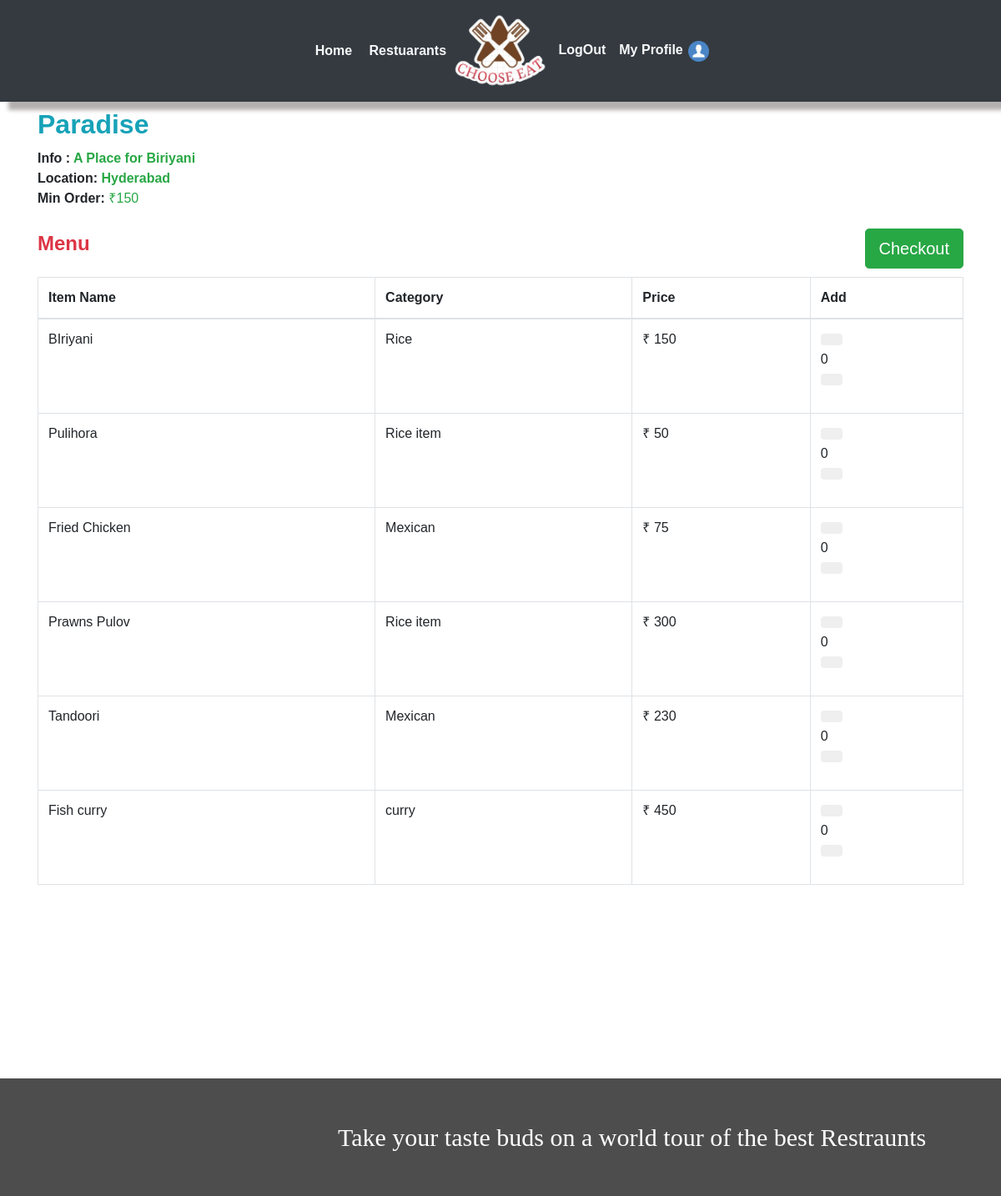
The page /restaurant/2/ (signed in) on the database its author committed.
### webapp/models.py (models this page shows, shortened)
class Restaurant(models.Model):
	user        = models.OneToOneField(settings.AUTH_USER_MODEL,on_delete=models.CASCADE)
	rname 		= models.CharField(max_length=100,blank=False)
	info	 	= models.CharField(max_length=40,blank=False)
	min_ord		= models.CharField(max_length=5,blank=False)
	location    = models.CharField(max_length=40,blank=False)
	r_logo      = models.FileField(blank=False)
	REST_STATE_OPEN    = "Open"
	REST_STATE_CLOSE   = "Closed"
	REST_STATE_CHOICES =(
			(REST_STATE_OPEN,REST_STATE_OPEN),
			(REST_STATE_CLOSE,REST_STATE_CLOSE)
		)
	status 	= models.CharField(max_length=50,choices=REST_STATE_CHOICES,default=REST_STATE_OPEN,blank=False)
	approved = models.BooleanField(blank=False,default=True)

class Item(models.Model):
	id 			= models.AutoField(primary_key=True)
	fname 		= models.CharField(max_length=30,blank=False)
	category 	= models.CharField(max_length=50,blank=False)
	def __str__(self):
		return self.fname

### webapp/views.py (the view)
# urls.py: path('restaurant/<int:pk>/',views.restuarantMenu,name='menu'),
def restuarantMenu(request,pk=None):
	menu = Menu.objects.filter(r_id=pk)
	rest = Restaurant.objects.filter(id=pk)
	items =[]
	for i in menu:
		item = Item.objects.filter(fname=i.item_id)
		for content in item:
			temp=[]
			temp.append(content.fname)
			temp.append(content.category)
			temp.append(i.price)
			temp.append(i.id)
			temp.append(rest[0].status)
			temp.append(i.quantity)
			items.append(temp)
	context = {
		'items'	: items,
		'rid' 	: pk,
		'rname'	: rest[0].rname,
		'rmin'	: rest[0].min_ord,
		'rinfo' : rest[0].info,
		'rlocation':rest[0].location,
	}
	return render(request,'webapp/menu.html',context)

### webapp/templates/webapp/menu.html (shortened to what this page needs)
{% extends 'webapp/base.html'%}
{% block body %}
	<div class="container">
		<h1 class="text-info mb-2"><font size="6"><strong>{{rname}}</strong></font></h1>
		<p>
		<font size="3"><b>Info : </b><a class="text-success"><strong>{{rinfo|safe}}</strong></a>
		<br/>
		<b>Location: </b><a class="text-success"><strong>{{rlocation}}</strong></a>
		<br>
		<b >Min Order:</b> <a class="text-success">&#x20b9;{{rmin}}</a>
	</font>
	</p>
	</div>
	<br>
	<div class="container">
		<input type="button" class="btn btn-success btn-lg pull-right" onclick="storearray();" value="Checkout"/>
	</div>
	<div class="container ">
			<h3 class="text-danger"><font size="5"><strong>Menu</strong></font></h3>
			<br>
				<table class="table table-hover table-bordered">
					<thead>
						<th>Item Name</th>
						<th>Category</th>
						<th>Price</th>
						<th>Add</th>
					</thead>
					{% for x in items %}
					<tr>
					<td>{{x.0}}</td>
					<td>{{x.1}}</td>
					<td>&#x20b9; {{x.2}}</td>
					{% if x.4 == "Open" %}
					{% if x.5 > 0 %}
					<td>
                  <div class="form-group" style="width:40%;">
            		<div class="input-group-btn">
                		<button id="down" class="btn btn-default"
      				 onclick="if(document.querySelector('#itemno{{x.3}}').innerHTML>0){
                	document.querySelector('#itemno{{x.3}}').innerHTML--;
                	minuscounter('{{x.3}}');
                	}">
                </button>
            </div>
            <span id='itemno{{x.3}}'> 0 </span>
            <div class="input-group-btn">
                <button id="up" class="btn btn-default"
                onclick="
                if(document.querySelector('#itemno{{x.3}}').innerHTML<{{x.5}}){
                	document.querySelector('#itemno{{x.3}}').innerHTML++;
                	pluscounter('{{x.3}}');
                	}"></button>
            	</div>
        		</div>
					</td>
					{% else %}
					<td>
						NA
					</td>
					{% endif %}
					{% else %}
					<td>
						Closed
					</td>
					{% endif %}
					</tr>
					{% endfor %}
				</table>
	</div>
<br>
{% endblock %}

### webapp/templates/webapp/base.html (shortened to what this page needs)
<!DOCTYPE html>
<html>
<head>
   {% load static %}
  <link rel="stylesheet" type="text/css" href="{% static 'webapp/css/bootstrap.min.css'%}">
  <link href="/static/webapp/css/style.css" rel="stylesheet" type="text/css" media="all" />
  <link rel='stylesheet' href='https://maxcdn.bootstrapcdn.com/font-awesome/4.5.0/css/font-awesome.min.css' >
  <link href="//netdna.bootstrapcdn.com/bootstrap/3.0.0/css/bootstrap-glyphicons.css" rel="stylesheet">
  <link href="static/webapp/css/animate.css" rel='stylesheet' type='text-center/css' />
  </head>
  <body>
	<nav class="navbar navbar-expand-lg navbar-light bg-dark" style="box-shadow: 10px 10px 5px rgb(180, 175, 175);" >
        <div class="container" >
   		 	 <div class="navbar-collapse collapse w-100 dual-collapse2 order-1 order-md-0">
        <ul class="navbar-nav ml-auto text-center">
            <li class="nav-item active">
                <a class="nav-link text-light" href="{% url 'index' %}"><font size="3">&nbsp; <strong>Home</strong> </font></a>
            </li>
            <li class="nav-item">
                <a class="nav-link text-light" href="{% url 'restuarant' %}"><font size="3">&nbsp;<strong>Restuarants</strong></font></a>
            </li>
        </ul>
    </div>
    <div class="mx-auto my-2 order-0 order-md-1 position-relative">
        <a class="mx-auto" href="#">
            <img  src="/static/webapp/images/WEB_Logo.png" style="height: 90px;" alt="Home">
        </a>
    </div>
    <div class="navbar-collapse collapse w-100 dual-collapse2 order-2 order-md-2">
        <ul class="navbar-nav mr-auto text-center">
          {% if request.user.is_authenticated %}
            <li class="nav-item">
                <a class="nav-link text-light" href="{% url 'logout' %}"><font size="3"> &nbsp;<strong>LogOut </strong> </font></a>
            </li>
            <li class="nav-item">
                <a class="nav-link text-light" style="margin-left:0rem;"href="{% url 'profile' %}"><font size="3"><strong>My Profile</strong></font><img src="/static/webapp/images/profile icon.png" style="width: 25px; margin-left: 0.4rem; ;"alt="" />
                </a>
            </li>
            {% endif %}
        </ul>
    </div>
</div>
</nav>
{% block body %}
{% endblock %}
<br>
<br>
<br>
<br>
<br>
<br>
<br>
<br>
<div class="footer" >
    <div class="container-fluid">
        <a href=# style=" font-family:sans serif; font-size:30px; width: 250px; margin-left:13em;">Take your taste buds on a world tour of the best Restraunts</a>      </div>
  </div>
</body>
</html>

### webapp/static/webapp/css/style.css (style rules this page uses)
body { padding:0; margin:0; font-family: 'Source Sans Pro', sans-serif; }
body a { transition:0.5s all; -webkit-transition:0.5s all; -moz-transition:0.5s all; -o-transition:0.5s all; -ms-transition:0.5s all; }
input[type="button"],input[type="submit"] { transition:0.5s all; -webkit-transition:0.5s all; -moz-transition:0.5s all; -o-transition:0.5s all; -ms-transition:0.5s all; }
h1,h2,h3,h4,h5,h6 { margin:0; }
p { margin:0; }
ul { margin:0; padding:0; }
.footer { padding:3em 0; background:#4D4D4D; }
.footer a { color:#FFF; }

### rows shown on the page
Restaurant: rname "Paradise", info "A Place for Biriyani", location "Hyderabad", min_ord "150", status "Open" (drawn)
Item: fname "BIriyani", category "Rice"
Item: fname "Pulihora", category "Rice item"
Item: fname "Fried Chicken", category "Mexican"
Item: fname "Prawns Pulov", category "Rice item"
Item: fname "Tandoori", category "Mexican"
Item: fname "Fish curry", category "curry"

### other values the page prints
{{ x.2 }} "150" "50" "75" "300" "230" "450"
